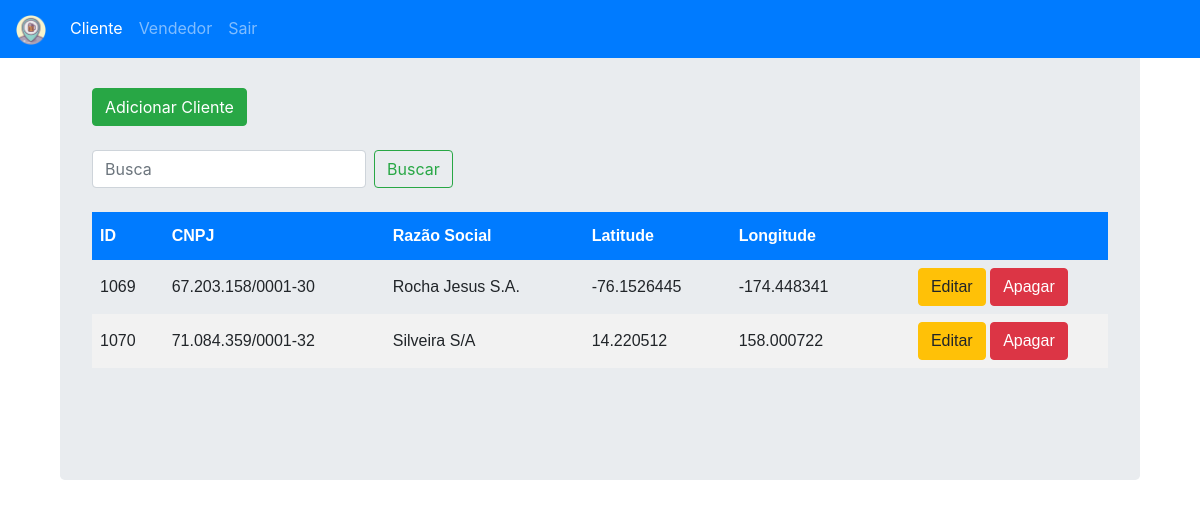
/cadastros/cliente/?page=2 (signed in), run on an earlier commit of the app's database.
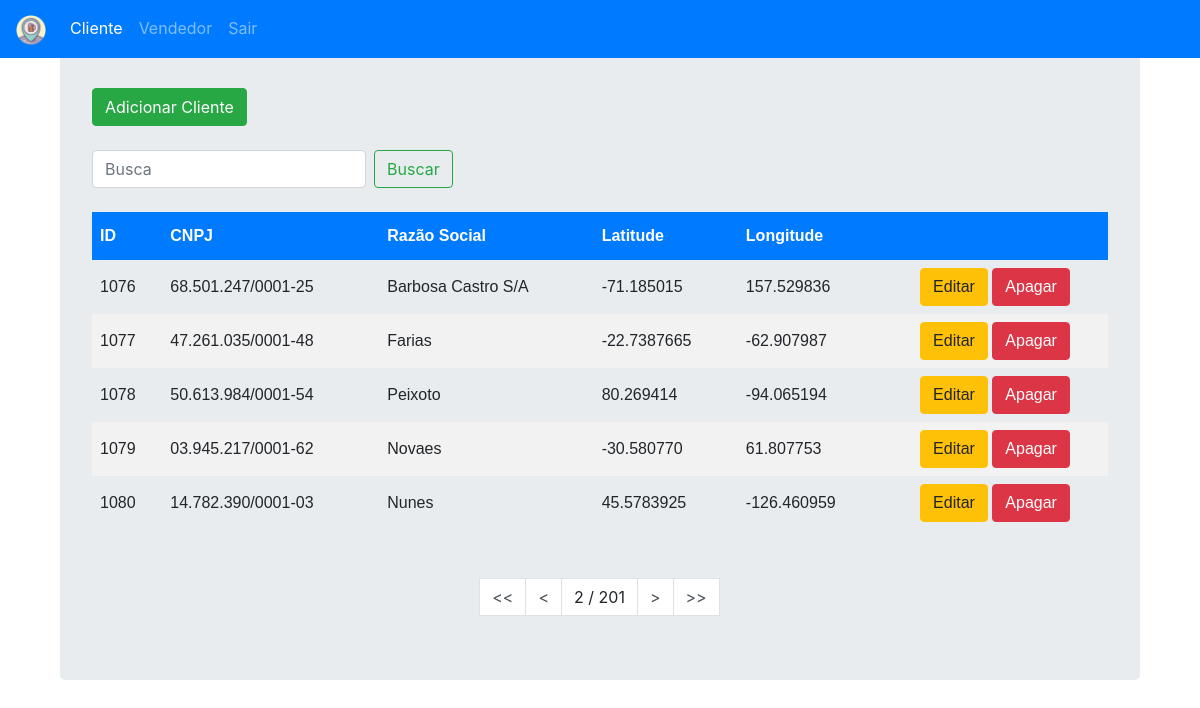
And on a later commit of the database.
### cadastros/models.py (models this page shows)
class Cliente(models.Model):
    cnpj = models.CharField(max_length=18)
    razao_social = models.CharField(max_length=40)
    latitude = models.CharField(max_length=12)
    longitude = models.CharField(max_length=12)
    class Meta:
        db_table = 'Clientes'

### cadastros/views.py (the view)
# urls.py: path('cliente/', views.listaCliente, name='lista-cliente'),
@login_required
def listaCliente(request):
    lista = Cliente.objects.order_by('id')
    query = request.GET.get("q")
    if query:
        lista = lista.filter(
            Q(id__icontains=query) |
            Q(cnpj__icontains=query) |
            Q(razao_social__icontains=query)
            ).distinct()
    paginator = Paginator(lista, 5) # Mostra 5 contatos por página
    try:
        page = int(request.GET.get('page', '1'))
    except ValueError:
        page = 1
    try:
        lista = paginator.page(page)
    except (EmptyPage, InvalidPage):
        lista = paginator.page(paginator.num_pages)
    return render(request, 'cadastros/lista_cliente.html', {"lista":lista})

### templates/cadastros/lista_cliente.html
{% extends "cadastros/base.html" %}
{% block body_block %}
{% include "cadastros/lista.html" with active_tab='cliente' %}
{% endblock %}

### templates/cadastros/lista.html (shortened to what this page needs)
<body>
    <div class="container">
      <div class="jumbotron">
          {% if active_tab == 'cliente' %}
          <div align="left">
            <a href="{% url 'cadastros:adicionar-cliente' %}">
                <br><button type="button" class="btn btn-success">Adicionar Cliente</button><br><br>
            </a>
          </div>
          {% else %}
          <div align="left">
            <a href="{% url 'cadastros:adicionar-vendedor' %}">
                <br><button type="button" class="btn btn-success">Adicionar Vendedor</button><br><br>
            </a>
          </div>
          {% endif %}
          <div align="right">
              <form class="form-inline my-2 my-lg-0" >
                <input class="form-control mr-sm-2" name="q" type="search" placeholder="Busca" aria-label="Search" value='{{request.GET.q}}'>
                <button class="btn btn-outline-success my-2 my-sm-0" type="submit">Buscar</button>
              </form>
          </div>
          <br>
          <div class="tabela">
          {% if lista %}
              <table>
                <thead>
                  <th>ID</th>
                  {% if active_tab == 'cliente' %}
                  <th>CNPJ</th>
                  {% else %}
                  <th>CPF</th>
                  {% endif %}
                  <th>Razão Social</th>
                  <th>Latitude</th>
                  <th>Longitude</th>
                  <th> </th>
                </thead>
                {% for acc in lista %}
                  <tr>
                    <td>{{ acc.id }} </td>
                    {% if active_tab == 'cliente' %}
                    <td>{{ acc.cnpj }}</td>
                    {% else %}
                    <td>{{ acc.cpf }}</td>
                    {% endif %}
                    <td>{{ acc.razao_social }}</td>
                    <td>{{ acc.latitude }}</td>
                    <td>{{ acc.longitude }}</td>
                    <td>
                        <div align="center">
                            <a href="editar/{{ acc.id }}"><button type="button" class="btn btn-warning">Editar</button></a>
                            <a href="apagar/{{ acc.id }}"><button type="button" class="btn btn-danger">Apagar</button></a>
                        </div>
                    </td>
                  </tr>
                {% endfor %}
            </table>
            <br><br>
            <div class="pagination justify-content-center">
                <a class="step-links">
                    {% if lista.has_previous %}
                        <a class="page-link"  href="?page=1{% if request.GET.q %}&q={{request.GET.q}} {% endif %}" ><< </a>
                        <a class="page-link"  href="?page={{ lista.previous_page_number }}{% if request.GET.q %}&q={{request.GET.q}} {% endif %}" >< </a>
                    {% endif %}
                    {% if lista.paginator.num_pages != 1 %}
                    <a class="page-link active">{{ lista.number}} / {{lista.paginator.num_pages}}</a>
                    {% endif %}
                    {% if lista.has_next %}
                        <a class="page-link"  href="?page={{ lista.next_page_number }}{% if request.GET.q %}&q={{request.GET.q}} {% endif %}">></a>
                        <a class="page-link"  href="?page={{ lista.paginator.num_pages }}{% if request.GET.q %}&q={{request.GET.q}} {% endif %}" >>> </a>
                    {% endif %}
            </div>
          {% else %}
            <p>Não existem registros.</p>
          {% endif %}
        </div>
      </div>
    </div>
</body>

What changed in the data, as far as the page shows it:
no longer on this page (row unchanged): Cliente: id "1069", cnpj "67.203.158/0001-30", razao_social "Rocha Jesus S.A.", latitude "-76.1526445", longitude "-174.448341"
no longer on this page (row unchanged): Cliente: id "1070", cnpj "71.084.359/0001-32", razao_social "Silveira S/A", latitude "14.220512", longitude "158.000722"
added Cliente: id "1076", cnpj "68.501.247/0001-25", razao_social "Barbosa Castro S/A", latitude "-71.185015", longitude "157.529836"
added Cliente: id "1077", cnpj "47.261.035/0001-48", razao_social "Farias", latitude "-22.7387665", longitude "-62.907987"
added Cliente: id "1078", cnpj "50.613.984/0001-54", razao_social "Peixoto", latitude "80.269414", longitude "-94.065194"
added Cliente: id "1079", cnpj "03.945.217/0001-62", razao_social "Novaes", latitude "-30.580770", longitude "61.807753"
added Cliente: id "1080", cnpj "14.782.390/0001-03", razao_social "Nunes", latitude "45.5783925", longitude "-126.460959"
Also different on the page:
{{ lista.number }}: (not shown) → "2"
{{ lista.paginator.num_pages }}: (not shown) → "201"
